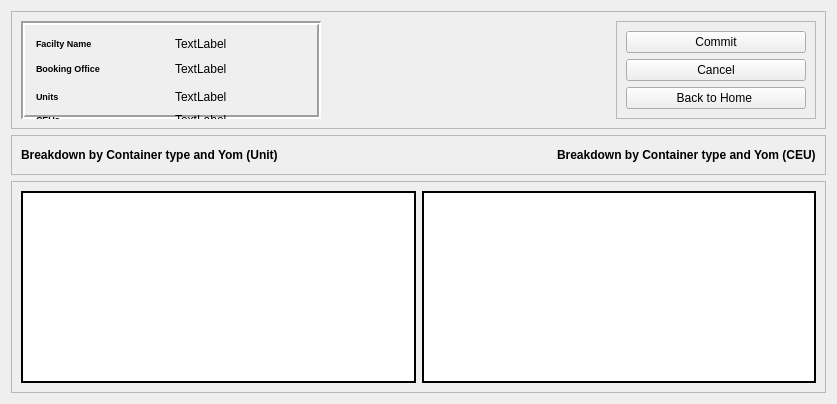
      <widget class="QWidget" name="fifth_page">
       <property name="maximumSize">
        <size>
         <width>10000</width>
         <height>10000</height>
        </size>
       </property>
       <layout class="QVBoxLayout" name="verticalLayout_4">
        <item>
         <widget class="QFrame" name="frame_5">
          <property name="maximumSize">
           <size>
            <width>10000</width>
            <height>220</height>
           </size>
          </property>
          <property name="frameShape">
           <enum>QFrame::StyledPanel</enum>
          </property>
          <property name="frameShadow">
           <enum>QFrame::Raised</enum>
          </property>
          <layout class="QHBoxLayout" name="horizontalLayout">
           <item>
            <widget class="QFrame" name="frame_11">
             <property name="minimumSize">
              <size>
               <width>300</width>
               <height>0</height>
              </size>
             </property>
             <property name="frameShape">
              <enum>QFrame::Box</enum>
             </property>
             <property name="frameShadow">
              <enum>QFrame::Sunken</enum>
             </property>
             <property name="lineWidth">
              <number>2</number>
             </property>
             <widget class="QLabel" name="facility_label">
              <property name="geometry">
               <rect>
                <x>154</x>
                <y>15</y>
                <width>80</width>
                <height>16</height>
               </rect>
              </property>
              <property name="minimumSize">
               <size>
                <width>80</width>
                <height>0</height>
               </size>
              </property>
              <property name="text">
               <string>TextLabel</string>
              </property>
             </widget>
             <widget class="QLabel" name="label_25">
              <property name="geometry">
               <rect>
                <x>15</x>
                <y>15</y>
                <width>75</width>
                <height>16</height>
               </rect>
              </property>
              <property name="text">
               <string>&lt;html&gt;&lt;head/&gt;&lt;body&gt;&lt;p&gt;&lt;span style=&quot; font-size:7pt; font-weight:600;&quot;&gt;Facilty Name&lt;/span&gt;&lt;/p&gt;&lt;/body&gt;&lt;/html&gt;</string>
              </property>
             </widget>
             <widget class="QLabel" name="booking_label">
              <property name="geometry">
               <rect>
                <x>154</x>
                <y>40</y>
                <width>80</width>
                <height>16</height>
               </rect>
              </property>
              <property name="minimumSize">
               <size>
                <width>80</width>
                <height>0</height>
               </size>
              </property>
              <property name="text">
               <string>TextLabel</string>
              </property>
             </widget>
             <widget class="QLabel" name="label_39">
              <property name="geometry">
               <rect>
                <x>15</x>
                <y>40</y>
                <width>89</width>
                <height>16</height>
               </rect>
              </property>
              <property name="text">
               <string>&lt;html&gt;&lt;head/&gt;&lt;body&gt;&lt;p&gt;&lt;span style=&quot; font-size:7pt; font-weight:600;&quot;&gt;Booking Office&lt;/span&gt;&lt;/p&gt;&lt;/body&gt;&lt;/html&gt;</string>
              </property>
             </widget>
             <widget class="QLabel" name="unit_label">
              <property name="geometry">
               <rect>
                <x>154</x>
                <y>68</y>
                <width>55</width>
                <height>16</height>
               </rect>
              </property>
              <property name="text">
               <string>TextLabel</string>
              </property>
             </widget>
             <widget class="QLabel" name="label_47">
              <property name="geometry">
               <rect>
                <x>15</x>
                <y>68</y>
                <width>31</width>
                <height>16</height>
               </rect>
              </property>
              <property name="text">
               <string>&lt;html&gt;&lt;head/&gt;&lt;body&gt;&lt;p&gt;&lt;span style=&quot; font-size:7pt; font-weight:600;&quot;&gt;Units&lt;/span&gt;&lt;/p&gt;&lt;/body&gt;&lt;/html&gt;</string>
              </property>
             </widget>
             <widget class="QLabel" name="ceu_label">
              <property name="geometry">
               <rect>
                <x>154</x>
                <y>91</y>
                <width>55</width>
                <height>16</height>
               </rect>
              </property>
              <property name="text">
               <string>TextLabel</string>
              </property>
             </widget>
             <widget class="QLabel" name="label_48">
              <property name="geometry">
               <rect>
                <x>15</x>
                <y>91</y>
                <width>29</width>
                <height>16</height>
               </rect>
              </property>
              <property name="text">
               <string>&lt;html&gt;&lt;head/&gt;&lt;body&gt;&lt;p&gt;&lt;span style=&quot; font-size:7pt; font-weight:600;&quot;&gt;CEUs&lt;/span&gt;&lt;/p&gt;&lt;/body&gt;&lt;/html&gt;</string>
              </property>
             </widget>
            </widget>
           </item>
           <item>
            <spacer name="horizontalSpacer">
             <property name="orientation">
              <enum>Qt::Horizontal</enum>
             </property>
             <property name="sizeType">
              <enum>QSizePolicy::Expanding</enum>
             </property>
             <property name="sizeHint" stdset="0">
              <size>
               <width>40</width>
               <height>20</height>
              </size>
             </property>
            </spacer>
           </item>
           <item>
            <widget class="QFrame" name="frame_6">
             <property name="minimumSize">
              <size>
               <width>200</width>
               <height>0</height>
              </size>
             </property>
             <property name="maximumSize">
              <size>
               <width>1000</width>
               <height>16777215</height>
              </size>
             </property>
             <property name="frameShape">
              <enum>QFrame::StyledPanel</enum>
             </property>
             <property name="frameShadow">
              <enum>QFrame::Raised</enum>
             </property>
             <layout class="QVBoxLayout" name="verticalLayout_3">
              <item>
               <widget class="QPushButton" name="confirm_export_pushbutton">
                <property name="maximumSize">
                 <size>
                  <width>200</width>
                  <height>16777215</height>
                 </size>
                </property>
                <property name="text">
                 <string>Commit</string>
                </property>
               </widget>
              </item>
              <item>
               <widget class="QPushButton" name="cancel_pushbutton">
                <property name="maximumSize">
                 <size>
                  <width>200</width>
                  <height>16777215</height>
                 </size>
                </property>
                <property name="text">
                 <string>Cancel</string>
                </property>
               </widget>
              </item>
              <item>
               <widget class="QPushButton" name="gohome_pushbutton">
                <property name="maximumSize">
                 <size>
                  <width>200</width>
                  <height>16777215</height>
                 </size>
                </property>
                <property name="text">
                 <string>Back to Home </string>
                </property>
               </widget>
              </item>
             </layout>
            </widget>
           </item>
          </layout>
         </widget>
        </item>
        <item>
         <widget class="QFrame" name="frame_7">
          <property name="maximumSize">
           <size>
            <width>1000000</width>
            <height>16777215</height>
           </size>
          </property>
          <property name="frameShape">
           <enum>QFrame::StyledPanel</enum>
          </property>
          <property name="frameShadow">
           <enum>QFrame::Raised</enum>
          </property>
          <layout class="QHBoxLayout" name="horizontalLayout_13">
           <item>
            <widget class="QLabel" name="label_5">
             <property name="font">
              <font>
               <weight>75</weight>
               <bold>true</bold>
              </font>
             </property>
             <property name="text">
              <string>Breakdown by Container type and Yom (Unit)</string>
             </property>
            </widget>
           </item>
           <item>
            <spacer name="horizontalSpacer_2">
             <property name="orientation">
              <enum>Qt::Horizontal</enum>
             </property>
             <property name="sizeType">
              <enum>QSizePolicy::Ignored</enum>
             </property>
             <property name="sizeHint" stdset="0">
              <size>
               <width>273</width>
               <height>20</height>
              </size>
             </property>
            </spacer>
           </item>
           <item>
            <widget class="QLabel" name="label_6">
             <property name="font">
              <font>
               <weight>75</weight>
               <bold>true</bold>
              </font>
             </property>
             <property name="text">
              <string>Breakdown by Container type and Yom (CEU)</string>
             </property>
            </widget>
           </item>
          </layout>
         </widget>
        </item>
        <item>
         <widget class="QFrame" name="frame_3">
          <property name="maximumSize">
           <size>
            <width>20000</width>
            <height>20000</height>
           </size>
          </property>
          <property name="frameShape">
           <enum>QFrame::StyledPanel</enum>
          </property>
          <property name="frameShadow">
           <enum>QFrame::Raised</enum>
          </property>
          <layout class="QHBoxLayout" name="horizontalLayout_14">
           <item>
            <widget class="QTableView" name="yomunit_tableview">
             <property name="frameShape">
              <enum>QFrame::WinPanel</enum>
             </property>
             <property name="frameShadow">
              <enum>QFrame::Plain</enum>
             </property>
            </widget>
           </item>
           <item>
            <widget class="QTableView" name="ceu_tableview">
             <property name="frameShape">
              <enum>QFrame::WinPanel</enum>
             </property>
             <property name="frameShadow">
              <enum>QFrame::Plain</enum>
             </property>
            </widget>
           </item>
          </layout>
         </widget>
        </item>
       </layout>
      </widget>
